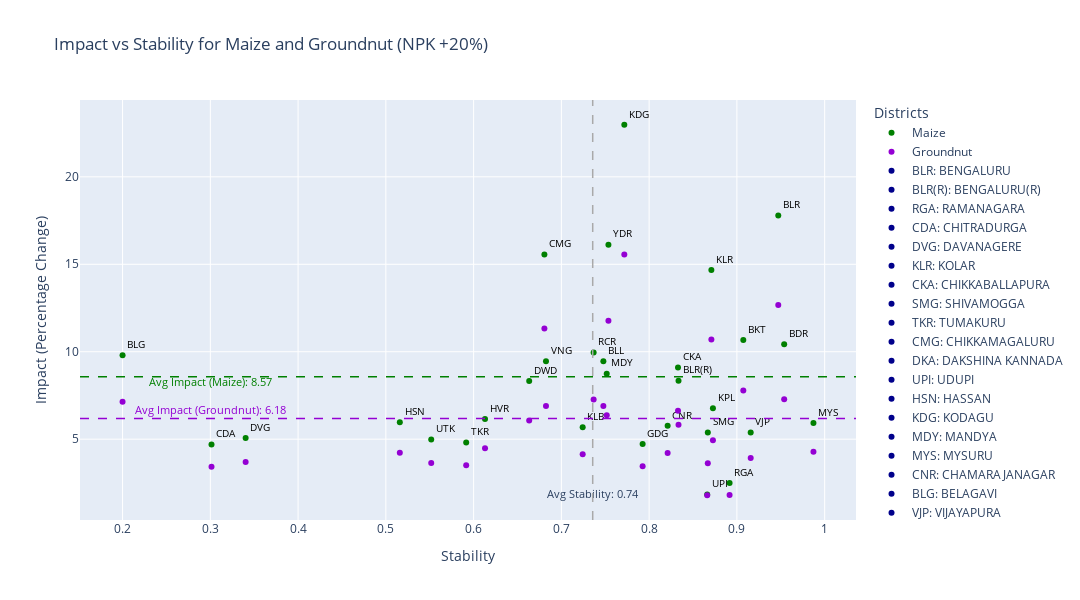

Notebook source saved alongside this figure:
### Code cell
import pandas as pd
import plotly.graph_objects as go

def Calculate_and_visualize_2D(Groundnut_Directory, Maize_Directory, adj_matrix_np, crop1, crop2, perturbation, what, visualize=True):
    # Normalize capabilities for both crops
    calculate_and_visualize(perturbation, crop1, Groundnut_Directory, what, False)
    calculate_and_visualize(perturbation, crop2, Maize_Directory, what, False)
    
    capability_1 = Groundnut_Directory[f'{crop1[0].upper()} - {what} {perturbation}']
    capability_2 = Maize_Directory[f'{crop2[0].upper()} - {what} {perturbation}']
    
    # Combine capabilities into a single DataFrame
    combined_df = pd.DataFrame({
        'node': Working_Directory['District'],
        'Capability_1': capability_1,
        'Capability_2': capability_2
    })
    
    # Calculate stress and stability for the combined capabilities
    result_df = calculate_stress_stability(adj_matrix_np, combined_df) 
    
    # Calculate impact for each crop
    impact1, impact_column1 = calculate_impact(crop1, perturbation, what)
    impact2, impact_column2 = calculate_impact(crop2, perturbation, what)
    
    # Naming conventions for stability and stress columns
    stability_column_name = f'Stability_{crop1[0].upper()}_{crop2[0].upper()}_{what}_{perturbation}'
    stress_column_name = f'Stress_{crop1[0].upper()}_{crop2[0].upper()}_{what}_{perturbation}'
    
    # Add impacts, stability, and stress to the Working_Directory DataFrame
    Working_Directory[impact_column1] = impact1
    Working_Directory[impact_column2] = impact2
    Working_Directory[stability_column_name] = result_df['stability']
    Working_Directory[stress_column_name] = result_df['stress']
    
    if visualize:
        # Prepare data for plotting
        plot_df = pd.DataFrame({
            'District': Working_Directory['District'],
            'Stability': result_df['stability'],
            f'{crop1} Impact': impact1,
            f'{crop2} Impact': impact2,
            'Abbreviation': Working_Directory['Abbreviation']
        })
        
        # Create the scatter plot
        fig = go.Figure()

        # Plot for Crop 1
        fig.add_trace(go.Scatter(
            x=plot_df['Stability'],
            y=plot_df[f'{crop1} Impact'],
            mode='markers+text',
            text=plot_df['Abbreviation'],
            name=f'{crop1}',  
            marker=dict(color='green'),
            textposition='top right',
            textfont=dict(size=10, color='black'),
            hovertemplate='<b>%{text}</b><br>Stability: %{x:.2f}<br>Impact: %{y:.2f}%<extra></extra>'
        ))

        # Plot for Crop 2
        fig.add_trace(go.Scatter(
            x=plot_df['Stability'],
            y=plot_df[f'{crop2} Impact'],
            mode='markers',
            text=plot_df['Abbreviation'],
            name=f'{crop2}',  
            marker=dict(color='darkviolet'),
            hovertemplate='<b>%{text}</b><br>Stability: %{x:.2f}<br>Impact: %{y:.2f}%<extra></extra>'
        ))
        
        # Adding custom legends with abbreviations and full forms
        legend_labels = [{'Abbreviation': abb, 'Full Form': full_form} 
                         for abb, full_form in zip(plot_df['Abbreviation'].unique(), plot_df['District'].unique())]

        for label in legend_labels:
            fig.add_trace(go.Scatter(
                x=[None],
                y=[None],
                mode='markers',
                marker=dict(color='darkblue'),
                name=f"{label['Abbreviation']}: {label['Full Form']}"
            ))

        # Add average lines for stability and impact
        avg_stability = plot_df['Stability'].mean()
        avg_impact1 = plot_df[f'{crop1} Impact'].mean()
        avg_impact2 = plot_df[f'{crop2} Impact'].mean()
        min_impact = min(plot_df[f'{crop1} Impact'].min(), plot_df[f'{crop2} Impact'].min())

        # Average lines for stability
        fig.add_shape(
            type='line',
            x0=avg_stability, y0=0, x1=avg_stability, y1=1,
            line=dict(color='darkgrey', width=1.5, dash='dash'),
            yref='paper'
        )

        # Average line for Crop 1 impact
        fig.add_shape(
            type='line',
            x0=0, y0=avg_impact1, x1=1, y1=avg_impact1,
            line=dict(color='green', width=1.5, dash='dash'),
            xref='paper'
        )

        # Average line for Crop 2 impact
        fig.add_shape(
            type='line',
            x0=0, y0=avg_impact2, x1=1, y1=avg_impact2,
            line=dict(color='darkviolet', width=1.5, dash='dash'),
            xref='paper'
        )

        # Add annotations for average values
        fig.add_trace(go.Scatter(
            x=[avg_stability],
            y=[min_impact],
            text=[f'Avg Stability: {avg_stability:.2f}'],
            mode="text",
            showlegend=False,
            textfont=dict(size=10.7)
        ))

        fig.add_trace(go.Scatter(
            x=[0.3],
            y=[avg_impact1-0.4],
            text=[f'Avg Impact ({crop1}): {avg_impact1:.2f}'],
            mode="text",
            showlegend=False,
            textfont=dict(size=10.7, color='green')
        ))

        fig.add_trace(go.Scatter(
            x=[0.3],
            y=[avg_impact2+0.4],
            text=[f'Avg Impact ({crop2}): {avg_impact2:.2f}'],
            mode="text",
            showlegend=False,
            textfont=dict(size=10.7, color='darkviolet')
        ))

        # Update layout
        fig.update_layout(
            title=f'Impact vs Stability for {crop1} and {crop2} ({what} +{perturbation}%)',
            xaxis_title='Stability',
            yaxis_title='Impact (Percentage Change)',
            width=1080,
            height=600,
            legend_title='Districts'
        )

        # Show the plot
        fig.show()

# Example usage
crop1 = 'Maize'
crop2 = 'Groundnut'
perturbation = 20
what = 'NPK'
Calculate_and_visualize_2D(Maize_Directory,Groundnut_Directory, adj_matrix_np, crop1, crop2, perturbation, what)

### Figure 1 — Plotly figure (JSON) as saved in the notebook; plotly's stock layout.template omitted (floating-point values rounded to 4 significant figures)
{"data": [{"hovertemplate": "<b>%{text}</b><br>Stability: %{x:.2f}<br>Impact: %{y:.2f}%<extra></extra>", "marker": {"color": "green"}, "mode": "markers+text", "name": "Maize", "text": ["BLR", "BLR(R)", "RGA", "CDA", "DVG", "KLR", "CKA", "SMG", "TKR", "CMG", "DKA", "UPI", "HSN", "KDG", "MDY", "MYS", "CNR", "BLG", "VJP", "BKT", "DWD", "GDG", "HVR", "UTK", "BLL", "BDR", "KLB", "YDR", "RCR", "KPL", "VNG"], "textfont": {"color": "black", "size": 10}, "textposition": "top right", "type": "scatter", "x": [0.9472, 0.8335, 0.8917, 0.3013, 0.3402, 0.8709, 0.8329, 0.8669, 0.5915, 0.6807, 0.821, 0.8662, 0.5159, 0.7717, 0.7517, 0.9872, 0.8211, 0.2, 0.9157, 0.9073, 0.6633, 0.7926, 0.613, 0.5517, 0.7478, 0.9539, 0.7243, 0.7536, 0.7368, 0.8727, 0.6825], "y": [17.78, 8.341, 2.488, 4.691, 5.068, 14.67, 9.093, 5.387, 4.805, 15.56, NaN, 1.835, 5.971, 22.98, 8.743, 5.925, 5.768, 9.798, 5.387, 10.67, 8.325, 4.725, 6.15, 4.982, 9.452, 10.43, 5.677, 16.12, 9.959, 6.764, 9.452]}, {"hovertemplate": "<b>%{text}</b><br>Stability: %{x:.2f}<br>Impact: %{y:.2f}%<extra></extra>", "marker": {"color": "darkviolet"}, "mode": "markers", "name": "Groundnut", "text": ["BLR", "BLR(R)", "RGA", "CDA", "DVG", "KLR", "CKA", "SMG", "TKR", "CMG", "DKA", "UPI", "HSN", "KDG", "MDY", "MYS", "CNR", "BLG", "VJP", "BKT", "DWD", "GDG", "HVR", "UTK", "BLL", "BDR", "KLB", "YDR", "RCR", "KPL", "VNG"], "type": "scatter", "x": [0.9472, 0.8335, 0.8917, 0.3013, 0.3402, 0.8709, 0.8329, 0.8669, 0.5915, 0.6807, 0.821, 0.8662, 0.5159, 0.7717, 0.7517, 0.9872, 0.8211, 0.2, 0.9157, 0.9073, 0.6633, 0.7926, 0.613, 0.5517, 0.7478, 0.9539, 0.7243, 0.7536, 0.7368, 0.8727, 0.6825], "y": [12.68, 5.825, 1.801, 3.421, 3.695, 10.71, 6.632, 3.629, 3.505, 11.33, NaN, 1.794, 4.223, 15.56, 6.366, 4.286, 4.207, 7.146, 3.927, 7.778, 6.072, 3.447, 4.484, 3.634, 6.895, 7.28, 4.143, 11.77, 7.267, 4.933, 6.895]}, {"marker": {"color": "darkblue"}, "mode": "markers", "name": "BLR: BENGALURU", "type": "scatter", "x": [null], "y": [null]}, {"marker": {"color": "darkblue"}, "mode": "markers", "name": "BLR(R): BENGALURU(R)", "type": "scatter", "x": [null], "y": [null]}, {"marker": {"color": "darkblue"}, "mode": "markers", "name": "RGA: RAMANAGARA", "type": "scatter", "x": [null], "y": [null]}, {"marker": {"color": "darkblue"}, "mode": "markers", "name": "CDA: CHITRADURGA", "type": "scatter", "x": [null], "y": [null]}, {"marker": {"color": "darkblue"}, "mode": "markers", "name": "DVG: DAVANAGERE", "type": "scatter", "x": [null], "y": [null]}, {"marker": {"color": "darkblue"}, "mode": "markers", "name": "KLR: KOLAR", "type": "scatter", "x": [null], "y": [null]}, {"marker": {"color": "darkblue"}, "mode": "markers", "name": "CKA: CHIKKABALLAPURA", "type": "scatter", "x": [null], "y": [null]}, {"marker": {"color": "darkblue"}, "mode": "markers", "name": "SMG: SHIVAMOGGA", "type": "scatter", "x": [null], "y": [null]}, {"marker": {"color": "darkblue"}, "mode": "markers", "name": "TKR: TUMAKURU", "type": "scatter", "x": [null], "y": [null]}, {"marker": {"color": "darkblue"}, "mode": "markers", "name": "CMG: CHIKKAMAGALURU", "type": "scatter", "x": [null], "y": [null]}, {"marker": {"color": "darkblue"}, "mode": "markers", "name": "DKA: DAKSHINA KANNADA", "type": "scatter", "x": [null], "y": [null]}, {"marker": {"color": "darkblue"}, "mode": "markers", "name": "UPI: UDUPI", "type": "scatter", "x": [null], "y": [null]}, {"marker": {"color": "darkblue"}, "mode": "markers", "name": "HSN: HASSAN", "type": "scatter", "x": [null], "y": [null]}, {"marker": {"color": "darkblue"}, "mode": "markers", "name": "KDG: KODAGU", "type": "scatter", "x": [null], "y": [null]}, {"marker": {"color": "darkblue"}, "mode": "markers", "name": "MDY: MANDYA", "type": "scatter", "x": [null], "y": [null]}, {"marker": {"color": "darkblue"}, "mode": "markers", "name": "MYS: MYSURU", "type": "scatter", "x": [null], "y": [null]}, {"marker": {"color": "darkblue"}, "mode": "markers", "name": "CNR: CHAMARAJANAGAR", "type": "scatter", "x": [null], "y": [null]}, {"marker": {"color": "darkblue"}, "mode": "markers", "name": "BLG: BELAGAVI", "type": "scatter", "x": [null], "y": [null]}, {"marker": {"color": "darkblue"}, "mode": "markers", "name": "VJP: VIJAYAPURA", "type": "scatter", "x": [null], "y": [null]}, {"marker": {"color": "darkblue"}, "mode": "markers", "name": "BKT: BAGALKOT", "type": "scatter", "x": [null], "y": [null]}, {"marker": {"color": "darkblue"}, "mode": "markers", "name": "DWD: DHARAWAD", "type": "scatter", "x": [null], "y": [null]}, {"marker": {"color": "darkblue"}, "mode": "markers", "name": "GDG: GADAG", "type": "scatter", "x": [null], "y": [null]}, {"marker": {"color": "darkblue"}, "mode": "markers", "name": "HVR: HAVERI", "type": "scatter", "x": [null], "y": [null]}, {"marker": {"color": "darkblue"}, "mode": "markers", "name": "UTK: UTTARA KANNADA", "type": "scatter", "x": [null], "y": [null]}, {"marker": {"color": "darkblue"}, "mode": "markers", "name": "BLL: BALLARI", "type": "scatter", "x": [null], "y": [null]}, {"marker": {"color": "darkblue"}, "mode": "markers", "name": "BDR: BIDAR", "type": "scatter", "x": [null], "y": [null]}, {"marker": {"color": "darkblue"}, "mode": "markers", "name": "KLB: KALABURAGI", "type": "scatter", "x": [null], "y": [null]}, {"marker": {"color": "darkblue"}, "mode": "markers", "name": "YDR: YADGIRI", "type": "scatter", "x": [null], "y": [null]}, {"marker": {"color": "darkblue"}, "mode": "markers", "name": "RCR: RAICHUR", "type": "scatter", "x": [null], "y": [null]}, {"marker": {"color": "darkblue"}, "mode": "markers", "name": "KPL: KOPPAL", "type": "scatter", "x": [null], "y": [null]}, {"marker": {"color": "darkblue"}, "mode": "markers", "name": "VNG: VIJAYANAGARA", "type": "scatter", "x": [null], "y": [null]}, {"mode": "text", "showlegend": false, "text": ["Avg Stability: 0.74"], "textfont": {"size": 10.7}, "type": "scatter", "x": [0.7357], "y": [1.794]}, {"mode": "text", "showlegend": false, "text": ["Avg Impact (Maize): 8.57"], "textfont": {"color": "green", "size": 10.7}, "type": "scatter", "x": [0.3], "y": [8.166]}, {"mode": "text", "showlegend": false, "text": ["Avg Impact (Groundnut): 6.18"], "textfont": {"color": "darkviolet", "size": 10.7}, "type": "scatter", "x": [0.3], "y": [6.577]}], "layout": {"height": 600, "legend": {"title": {"text": "Districts"}}, "shapes": [{"line": {"color": "darkgrey", "dash": "dash", "width": 1.5}, "type": "line", "x0": 0.7357, "x1": 0.7357, "y0": 0, "y1": 1, "yref": "paper"}, {"line": {"color": "green", "dash": "dash", "width": 1.5}, "type": "line", "x0": 0, "x1": 1, "xref": "paper", "y0": 8.566, "y1": 8.566}, {"line": {"color": "darkviolet", "dash": "dash", "width": 1.5}, "type": "line", "x0": 0, "x1": 1, "xref": "paper", "y0": 6.177, "y1": 6.177}], "title": {"text": "Impact vs Stability for Maize and Groundnut (NPK +20%)"}, "width": 1080, "xaxis": {"title": {"text": "Stability"}}, "yaxis": {"title": {"text": "Impact (Percentage Change)"}}}}
